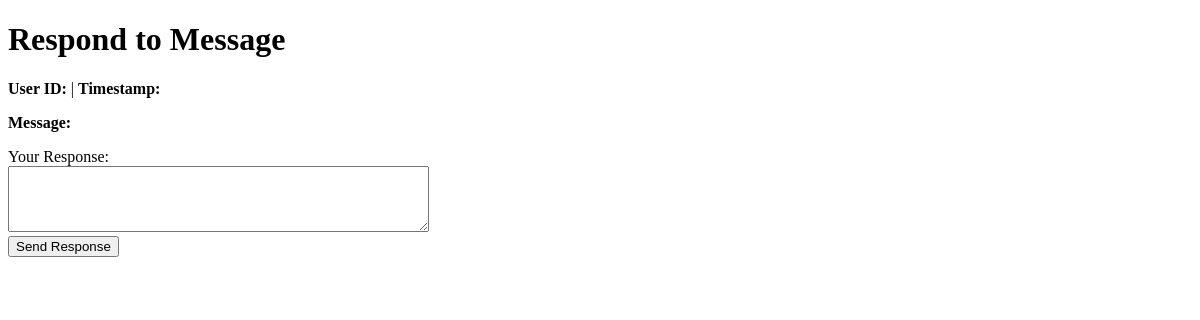
Page /respond/1 on the earlier database version.
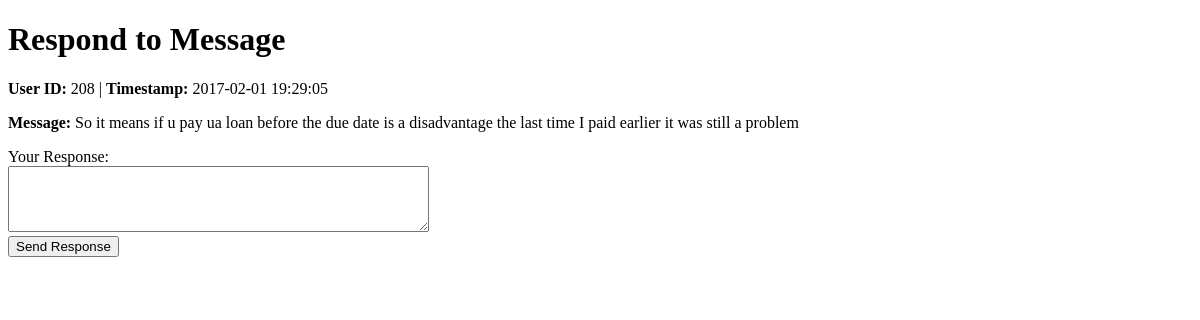
Same page on the later database version.
### models.py (models this page shows, shortened)
class Message(db.Model, SerializerMixin):
    __tablename__ = 'messages'
    id = db.Column(db.Integer, primary_key=True)
    user_id = db.Column(db.Integer, nullable=False)
    timestamp = db.Column(db.DateTime, server_default=db.func.now())
    message_body = db.Column(db.String(255))
    status = db.Column(db.String(20), default='unassigned')

### app.py (the view)
@app.route('/respond/<int:message_id>', methods=['GET', 'POST'])
def respond(message_id):
    message = db.session.get(Message, message_id)
    if request.method == 'POST':
        response = request.form['response']
        message.message_body += f'\n Agent Response: {response}'
        db.session.commit()
    return render_template('respond.html', message=message)

### templates/respond.html (shortened to what this page needs)
<!DOCTYPE html>
<html lang="en">
<head>
</head>
<body>
    <h1>Respond to Message</h1>
    <p><strong>User ID:</strong> {{ message.user_id }} | <strong>Timestamp:</strong> {{ message.timestamp }}</p>
    <p><strong>Message:</strong> {{ message.message_body }}</p>
    <form method="post">
        <label for="response">Your Response:</label><br>
        <textarea name="response" rows="4" cols="50"></textarea><br>
        <input type="submit" value="Send Response">
    </form>
</body>
</html>

Differences in the rows shown:
added Message: user_id "208", timestamp "2017-02-01 19:29:05", message_body "So it means if u pay ua loan before the due date is a disadvantage the last time I paid earlier it was still a problem"
